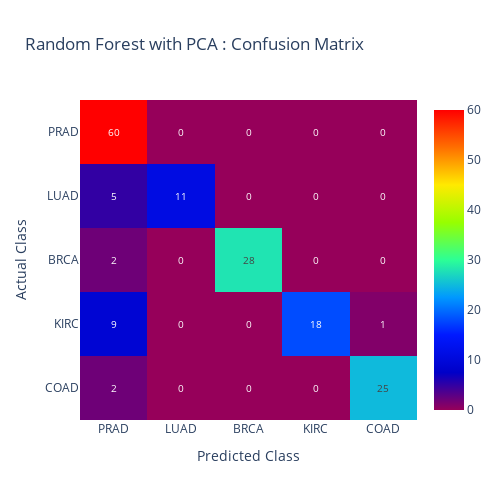

Notebook source saved alongside this figure:
### Code cell
rf_conf_matrix = rf_best_results['Confusion matrix']
plot_confusion_matrix(rf_conf_matrix, labels=class_unique_vals, title='Random Forest with PCA : Confusion Matrix')

### Figure 1 — Plotly figure (JSON) as saved in the notebook; plotly's stock layout.template omitted (floating-point values rounded to 4 significant figures)
{"data": [{"colorscale": [[0, "rgb(150,0,90)"], [0.125, "rgb(0,0,200)"], [0.25, "rgb(0,25,255)"], [0.375, "rgb(0,152,255)"], [0.5, "rgb(44,255,150)"], [0.625, "rgb(151,255,0)"], [0.75, "rgb(255,234,0)"], [0.875, "rgb(255,111,0)"], [1, "rgb(255,0,0)"]], "textfont": {"size": 10}, "texttemplate": "%{z}", "type": "heatmap", "x": ["PRAD", "LUAD", "BRCA", "KIRC", "COAD"], "y": ["COAD", "KIRC", "BRCA", "LUAD", "PRAD"], "z": [[2, 0, 0, 0, 25], [9, 0, 0, 18, 1], [2, 0, 28, 0, 0], [5, 11, 0, 0, 0], [60, 0, 0, 0, 0]]}], "layout": {"height": 500, "title": {"text": "Random Forest with PCA : Confusion Matrix"}, "width": 500, "xaxis": {"title": {"text": "Predicted Class"}}, "yaxis": {"title": {"text": "Actual Class"}}}}
